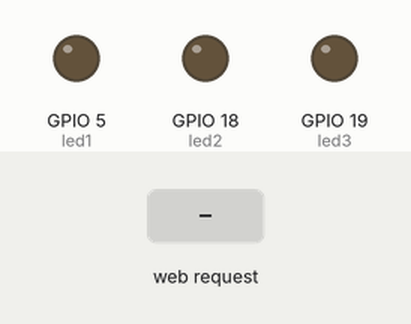
Bench run of a sketch on a simulated ESP32. Parts: output pins drawn as LEDs (lit = HIGH). The test bench sets the inputs (shaded band). WiFi joins after 1.5 s; servers stay silent unless stated; what the sketch prints to the serial monitor is not drawn.

Above: at 1.2 s.
1.3 s: HTTP request GET /led1/on received
At 2.4 s:
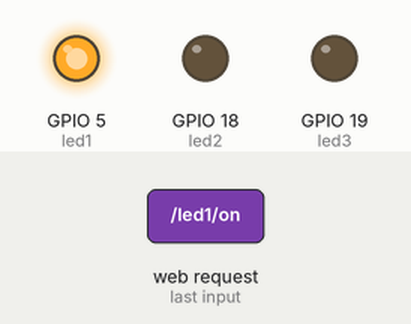
2.8 s: HTTP request GET /led2/on received
At 3.6 s:
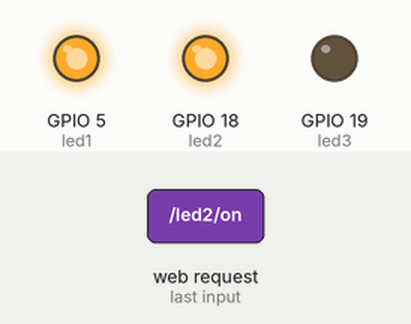
4.3 s: HTTP request GET /led1/off received
At 4.7 s:
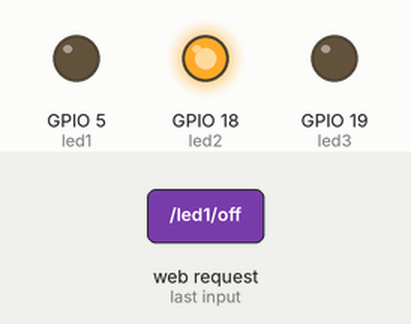
5.8 s: HTTP request GET /led3/on received
At 7.0 s:
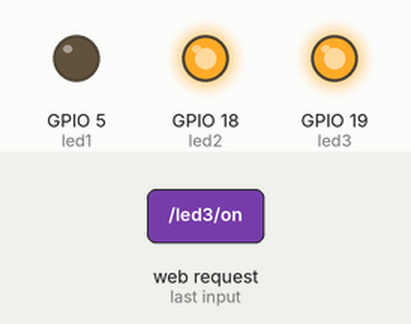
7.3 s: HTTP request GET /led2/off received
At 8.2 s:
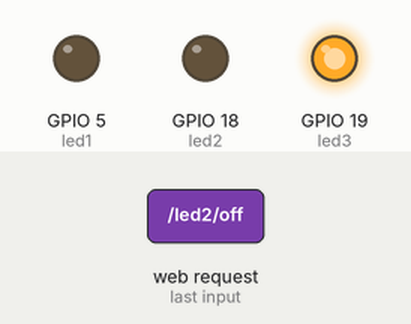
8.8 s: HTTP request GET /led3/off received
At 9.3 s:
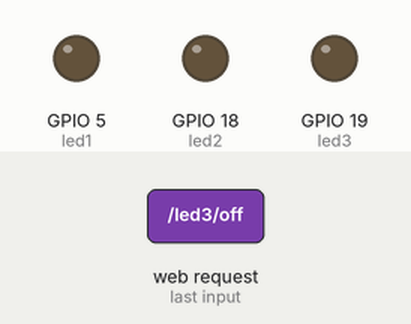
Timing chart, 0 to 11.3 s (numbered marks = the images above; inputs shaded):
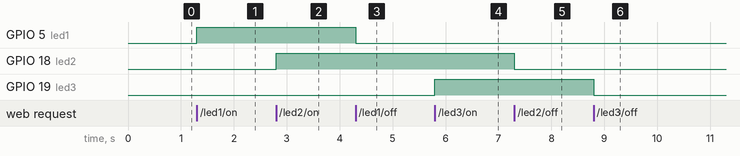

The sketch:

ALI_INTELLIGENT_LIGHTING_SYSTEM.ino
```cpp
#include <WiFi.h>
#include <WebServer.h>

// LED pins
const int led1 = 5;
const int led2 = 18;
const int led3 = 19;

// Web server on port 80
WebServer server(80);

// Access Point credentials
const char* ssid = "NeonLux-Control";
const char* password = "lighting123";  // Must be at least 8 characters

// Modern HTML dashboard with glassmorphism design
String webpage = R"=====(
<!DOCTYPE html>
<html lang="en">
<head>
  <meta charset="UTF-8">
  <meta name="viewport" content="width=device-width, initial-scale=1.0">
  <title>NeonLux | Smart Lighting Control</title>
  <link href="https://fonts.googleapis.com/css2?family=Inter:wght@300;400;500;600;700&display=swap" rel="stylesheet">
  <link rel="stylesheet" href="https://cdnjs.cloudflare.com/ajax/libs/font-awesome/6.4.0/css/all.min.css">
  <style>
    :root {
      --primary: #6C4DF6;
      --primary-dark: #5A3BE8;
      --secondary: #FF7D59;
      --dark: #1A1C2A;
      --darker: #12141F;
      --light: #F6F8FF;
      --gray: #A1A8C3;
      --success: #4ADE80;
      --danger: #F75555;
      --glass: rgba(255, 255, 255, 0.08);
    }

    * {
      margin: 0;
      padding: 0;
      box-sizing: border-box;
    }

    body {
      font-family: 'Inter', sans-serif;
      background: linear-gradient(135deg, var(--darker) 0%, var(--dark) 100%);
      min-height: 100vh;
      color: var(--light);
      padding: 20px;
    }

    .container {
      max-width: 1200px;
      margin: 0 auto;
      padding: 20px;
    }

    header {
      display: flex;
      justify-content: space-between;
      align-items: center;
      margin-bottom: 30px;
      padding: 20px;
      background: var(--glass);
      backdrop-filter: blur(12px);
      border-radius: 16px;
      border: 1px solid rgba(255, 255, 255, 0.05);
      box-shadow: 0 8px 32px rgba(0, 0, 0, 0.2);
    }

    .brand {
      display: flex;
      align-items: center;
      gap: 12px;
    }

    .logo {
      width: 40px;
      height: 40px;
      background: linear-gradient(135deg, var(--primary) 0%, var(--primary-dark) 100%);
      border-radius: 10px;
      display: flex;
      align-items: center;
      justify-content: center;
    }

    .logo i {
      color: white;
      font-size: 18px;
    }

    .brand-text h1 {
      font-size: 20px;
      font-weight: 600;
      margin-bottom: 2px;
    }

    .brand-text p {
      font-size: 12px;
      color: var(--gray);
      font-weight: 400;
    }

    .status-badge {
      background: rgba(74, 222, 128, 0.15);
      color: var(--success);
      padding: 8px 16px;
      border-radius: 50px;
      font-size: 14px;
      font-weight: 500;
      display: flex;
      align-items: center;
      gap: 8px;
    }

    .status-badge i {
      font-size: 12px;
    }

    .main-content {
      display: grid;
      grid-template-columns: 1fr 300px;
      gap: 20px;
    }

    .lights-grid {
      display: grid;
      grid-template-columns: repeat(auto-fit, minmax(280px, 1fr));
      gap: 20px;
    }

    .light-card {
      background: var(--glass);
      backdrop-filter: blur(12px);
      border-radius: 16px;
      padding: 24px;
      border: 1px solid rgba(255, 255, 255, 0.05);
      box-shadow: 0 8px 32px rgba(0, 0, 0, 0.1);
      transition: all 0.3s ease;
    }

    .light-card:hover {
      transform: translateY(-5px);
      box-shadow: 0 12px 40px rgba(0, 0, 0, 0.2);
      border-color: rgba(255, 255, 255, 0.1);
    }

    .light-header {
      display: flex;
      justify-content: space-between;
      align-items: center;
      margin-bottom: 20px;
    }

    .light-icon {
      width: 48px;
      height: 48px;
      background: linear-gradient(135deg, rgba(108, 77, 246, 0.2) 0%, rgba(90, 59, 232, 0.2) 100%);
      border-radius: 12px;
      display: flex;
      align-items: center;
      justify-content: center;
    }

    .light-icon i {
      color: var(--primary);
      font-size: 20px;
    }

    .light-name {
      font-size: 16px;
      font-weight: 600;
      margin-bottom: 4px;
    }

    .light-location {
      font-size: 12px;
      color: var(--gray);
      font-weight: 400;
    }

    .light-status {
      font-size: 12px;
      padding: 4px 10px;
      border-radius: 50px;
      background: rgba(247, 85, 85, 0.15);
      color: var(--danger);
    }

    .light-status.on {
      background: rgba(74, 222, 128, 0.15);
      color: var(--success);
    }

    .light-controls {
      display: flex;
      gap: 12px;
      margin-top: 20px;
    }

    .btn {
      flex: 1;
      padding: 12px;
      border: none;
      border-radius: 12px;
      font-size: 14px;
      font-weight: 500;
      cursor: pointer;
      transition: all 0.3s ease;
      display: flex;
      align-items: center;
      justify-content: center;
      gap: 8px;
    }

    .btn-on {
      background: var(--primary);
      color: white;
    }

    .btn-on:hover {
      background: var(--primary-dark);
      transform: translateY(-2px);
    }

    .btn-off {
      background: rgba(255, 255, 255, 0.05);
      color: var(--gray);
      border: 1px solid rgba(255, 255, 255, 0.1);
    }

    .btn-off:hover {
      background: rgba(255, 255, 255, 0.1);
      transform: translateY(-2px);
    }

    .sidebar {
      display: flex;
      flex-direction: column;
      gap: 20px;
    }

    .panel {
      background: var(--glass);
      backdrop-filter: blur(12px);
      border-radius: 16px;
      padding: 20px;
      border: 1px solid rgba(255, 255, 255, 0.05);
      box-shadow: 0 8px 32px rgba(0, 0, 0, 0.1);
    }

    .panel-title {
      font-size: 16px;
      font-weight: 600;
      margin-bottom: 16px;
      display: flex;
      align-items: center;
      gap: 8px;
    }

    .panel-title i {
      color: var(--primary);
    }

    .energy-meter {
      width: 100%;
      height: 8px;
      background: rgba(255, 255, 255, 0.05);
      border-radius: 50px;
      margin-bottom: 12px;
      overflow: hidden;
    }

    .energy-progress {
      height: 100%;
      width: 35%;
      background: linear-gradient(90deg, var(--primary) 0%, var(--secondary) 100%);
      border-radius: 50px;
    }

    .energy-stats {
      display: flex;
      justify-content: space-between;
    }

    .energy-stat {
      font-size: 12px;
      color: var(--gray);
    }

    .energy-stat span {
      font-weight: 600;
      color: white;
    }

    .scene-card {
      display: flex;
      align-items: center;
      gap: 12px;
      padding: 12px;
      border-radius: 12px;
      margin-bottom: 12px;
      cursor: pointer;
      transition: all 0.3s ease;
    }

    .scene-card:last-child {
      margin-bottom: 0;
    }

    .scene-card:hover {
      background: rgba(255, 255, 255, 0.05);
    }

    .scene-icon {
      width: 36px;
      height: 36px;
      background: rgba(108, 77, 246, 0.1);
      border-radius: 10px;
      display: flex;
      align-items: center;
      justify-content: center;
    }

    .scene-icon i {
      color: var(--primary);
      font-size: 14px;
    }

    .scene-info h4 {
      font-size: 14px;
      font-weight: 500;
      margin-bottom: 2px;
    }

    .scene-info p {
      font-size: 12px;
      color: var(--gray);
    }

    .activity-item {
      display: flex;
      align-items: center;
      gap: 12px;
      padding: 12px 0;
      border-bottom: 1px solid rgba(255, 255, 255, 0.05);
    }

    .activity-item:last-child {
      border-bottom: none;
    }

    .activity-icon {
      width: 32px;
      height: 32px;
      background: rgba(108, 77, 246, 0.1);
      border-radius: 8px;
      display: flex;
      align-items: center;
      justify-content: center;
    }

    .activity-icon i {
      color: var(--primary);
      font-size: 12px;
    }

    .activity-details h4 {
      font-size: 13px;
      font-weight: 500;
      margin-bottom: 2px;
    }

    .activity-details p {
      font-size: 11px;
      color: var(--gray);
    }

    .activity-time {
      font-size: 10px;
      color: var(--gray);
      margin-left: auto;
    }

    footer {
      text-align: center;
      margin-top: 40px;
      padding: 20px;
      font-size: 12px;
      color: var(--gray);
    }

    @media (max-width: 1024px) {
      .main-content {
        grid-template-columns: 1fr;
      }
    }

    @media (max-width: 768px) {
      header {
        flex-direction: column;
        align-items: flex-start;
        gap: 16px;
      }

      .lights-grid {
        grid-template-columns: 1fr;
      }
    }
  </style>
</head>
<body>
  <div class="container">
    <header>
      <div class="brand">
        <div class="logo">
          <i class="fas fa-lightbulb"></i>
        </div>
        <div class="brand-text">
          <h1>NeonLux</h1>
          <p>Smart Lighting Control System</p>
        </div>
      </div>
      <div class="status-badge">
        <i class="fas fa-circle"></i>
        <span>System Online</span>
      </div>
    </header>

    <div class="main-content">
      <div class="lights-grid">
        <div class="light-card">
          <div class="light-header">
            <div>
              <h3 class="light-name">Ambient Ceiling</h3>
              <p class="light-location">Living Room</p>
            </div>
            <div class="light-icon">
              <i class="fas fa-lightbulb"></i>
            </div>
          </div>
          <span class="light-status off">OFF</span>
          <div class="light-controls">
            <button class="btn btn-on" onclick="controlLight('led1', 'on')">
              <i class="fas fa-power-off"></i> Turn On
            </button>
            <button class="btn btn-off" onclick="controlLight('led1', 'off')">
              <i class="fas fa-moon"></i> Off
            </button>
          </div>
        </div>

        <div class="light-card">
          <div class="light-header">
            <div>
              <h3 class="light-name">Task Lighting</h3>
              <p class="light-location">Kitchen</p>
            </div>
            <div class="light-icon">
              <i class="fas fa-utensils"></i>
            </div>
          </div>
          <span class="light-status off">OFF</span>
          <div class="light-controls">
            <button class="btn btn-on" onclick="controlLight('led2', 'on')">
              <i class="fas fa-power-off"></i> Turn On
            </button>
            <button class="btn btn-off" onclick="controlLight('led2', 'off')">
              <i class="fas fa-moon"></i> Off
            </button>
          </div>
        </div>

        <div class="light-card">
          <div class="light-header">
            <div>
              <h3 class="light-name">Mood Lighting</h3>
              <p class="light-location">Bedroom</p>
            </div>
            <div class="light-icon">
              <i class="fas fa-bed"></i>
            </div>
          </div>
          <span class="light-status off">OFF</span>
          <div class="light-controls">
            <button class="btn btn-on" onclick="controlLight('led3', 'on')">
              <i class="fas fa-power-off"></i> Turn On
            </button>
            <button class="btn btn-off" onclick="controlLight('led3', 'off')">
              <i class="fas fa-moon"></i> Off
            </button>
          </div>
        </div>
      </div>

      <div class="sidebar">
        <div class="panel">
          <h3 class="panel-title"><i class="fas fa-bolt"></i> Energy Usage</h3>
          <div class="energy-meter">
            <div class="energy-progress"></div>
          </div>
          <div class="energy-stats">
            <div class="energy-stat">Current: <span>35W</span></div>
            <div class="energy-stat">Today: <span>0.5kWh</span></div>
          </div>
        </div>

        <div class="panel">
          <h3 class="panel-title"><i class="fas fa-palette"></i> Lighting Scenes</h3>
          <div class="scene-card">
            <div class="scene-icon">
              <i class="fas fa-sun"></i>
            </div>
            <div class="scene-info">
              <h4>Daylight</h4>
              <p>Full brightness for daytime</p>
            </div>
          </div>
          <div class="scene-card">
            <div class="scene-icon">
              <i class="fas fa-moon"></i>
            </div>
            <div class="scene-info">
              <h4>Evening</h4>
              <p>Warm dimmed lighting</p>
            </div>
          </div>
          <div class="scene-card">
            <div class="scene-icon">
              <i class="fas fa-film"></i>
            </div>
            <div class="scene-info">
              <h4>Movie Night</h4>
              <p>Low ambient lighting</p>
            </div>
          </div>
        </div>

        <div class="panel">
          <h3 class="panel-title"><i class="fas fa-history"></i> Recent Activity</h3>
          <div class="activity-item">
            <div class="activity-icon">
              <i class="fas fa-plug"></i>
            </div>
            <div class="activity-details">
              <h4>System Activated</h4>
              <p>NeonLux control initialized</p>
            </div>
            <div class="activity-time">Just now</div>
          </div>
          <div class="activity-item">
            <div class="activity-icon">
              <i class="fas fa-wifi"></i>
            </div>
            <div class="activity-details">
              <h4>Network Connected</h4>
              <p>Access point active</p>
            </div>
            <div class="activity-time">1 min ago</div>
          </div>
        </div>
      </div>
    </div>

    <footer>
      <p>© 2023 NeonLux Smart Lighting | Team 3</p>
    </footer>
  </div>

  <script>
    function controlLight(led, action) {
      fetch(`/${led}/${action}`)
        .then(response => response.text())
        .then(data => {
          console.log(data);
          // Update status indicator
          const statusElement = document.querySelector(`button[onclick="controlLight('${led}', '${action}')"]`)
            .closest('.light-card')
            .querySelector('.light-status');

          if (action === 'on') {
            statusElement.textContent = 'ON';
            statusElement.classList.remove('off');
            statusElement.classList.add('on');
          } else {
            statusElement.textContent = 'OFF';
            statusElement.classList.remove('on');
            statusElement.classList.add('off');
          }
        })
        .catch(error => console.error('Error:', error));
    }
  </script>
</body>
</html>
)=====";

void setup() {
  Serial.begin(115200);

  // Set LED pins as outputs
  pinMode(led1, OUTPUT);
  pinMode(led2, OUTPUT);
  pinMode(led3, OUTPUT);

  // Start the Access Point
  WiFi.softAP(ssid, password);
  IPAddress IP = WiFi.softAPIP();
  Serial.print("Access Point started. Connect to Wi-Fi '");
  Serial.print(ssid);
  Serial.print("' and visit http://");
  Serial.println(IP);

  // Define routes
  server.on("/", []() {
    server.send(200, "text/html", webpage);
  });

  server.on("/led1/on", []() {
    digitalWrite(led1, HIGH);
    server.send(200, "text/plain", "Living Room Light turned ON");
  });
  server.on("/led1/off", []() {
    digitalWrite(led1, LOW);
    server.send(200, "text/plain", "Living Room Light turned OFF");
  });

  server.on("/led2/on", []() {
    digitalWrite(led2, HIGH);
    server.send(200, "text/plain", "Kitchen Light turned ON");
  });
  server.on("/led2/off", []() {
    digitalWrite(led2, LOW);
    server.send(200, "text/plain", "Kitchen Light turned OFF");
  });

  server.on("/led3/on", []() {
    digitalWrite(led3, HIGH);
    server.send(200, "text/plain", "Bedroom Light turned ON");
  });
  server.on("/led3/off", []() {
    digitalWrite(led3, LOW);
    server.send(200, "text/plain", "Bedroom Light turned OFF");
  });

  server.begin();
  Serial.println("Web server started!");
}

void loop() {
  server.handleClient();
}
```

Measured:
- after the input at 1.3 s, GPIO 5 (led1): LOW → HIGH at once
- after the input at 2.8 s, GPIO 18 (led2): LOW → HIGH at once
- after the input at 4.3 s, GPIO 5 (led1): HIGH → LOW at once
- after the input at 5.8 s, GPIO 19 (led3): LOW → HIGH at once
- after the input at 7.3 s, GPIO 18 (led2): HIGH → LOW at once
- after the input at 8.8 s, GPIO 19 (led3): HIGH → LOW at once
